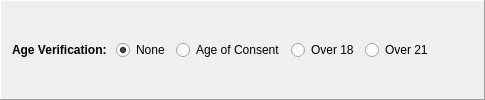
    <widget class="QFrame" name="horizontalFrame">
     <property name="frameShape">
      <enum>QFrame::Panel</enum>
     </property>
     <property name="frameShadow">
      <enum>QFrame::Raised</enum>
     </property>
     <layout class="QHBoxLayout" name="horizontalLayout_3">
      <item>
       <widget class="QLabel" name="label_2">
        <property name="font">
         <font>
          <weight>75</weight>
          <bold>true</bold>
         </font>
        </property>
        <property name="toolTip">
         <string>Set Age Verification</string>
        </property>
        <property name="text">
         <string>Age Verification: </string>
        </property>
       </widget>
      </item>
      <item>
       <widget class="QRadioButton" name="radioButton_overNone">
        <property name="toolTip">
         <string>Do not use age verification</string>
        </property>
        <property name="text">
         <string>None</string>
        </property>
        <property name="checked">
         <bool>true</bool>
        </property>
        <attribute name="buttonGroup">
         <string notr="true">groupAge</string>
        </attribute>
       </widget>
      </item>
      <item>
       <widget class="QRadioButton" name="radioButton_overConsent">
        <property name="toolTip">
         <string>Certify that you are over the age of consent in your locale</string>
        </property>
        <property name="text">
         <string>Age of Consent</string>
        </property>
        <attribute name="buttonGroup">
         <string notr="true">groupAge</string>
        </attribute>
       </widget>
      </item>
      <item>
       <widget class="QRadioButton" name="radioButton_over18">
        <property name="toolTip">
         <string>Certify that you are 18 or older</string>
        </property>
        <property name="text">
         <string>Over 18</string>
        </property>
        <attribute name="buttonGroup">
         <string notr="true">groupAge</string>
        </attribute>
       </widget>
      </item>
      <item>
       <widget class="QRadioButton" name="radioButton_over21">
        <property name="toolTip">
         <string>Certify that you are 21 or older</string>
        </property>
        <property name="text">
         <string>Over 21</string>
        </property>
        <attribute name="buttonGroup">
         <string notr="true">groupAge</string>
        </attribute>
       </widget>
      </item>
      <item>
       <spacer name="horizontalSpacer_7">
        <property name="orientation">
         <enum>Qt::Horizontal</enum>
        </property>
        <property name="sizeHint" stdset="0">
         <size>
          <width>40</width>
          <height>20</height>
         </size>
        </property>
       </spacer>
      </item>
     </layout>
    </widget>
